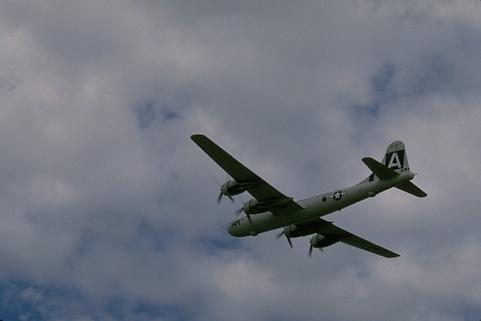
#> input picture 3096_color.jpg, 481 x 321 px
$ python q3.py 3096_color.jpg
#> lines starting #> are read from the running program, lines starting #| are printed output that depends on the picture
import cv2
import numpy as np
import colorsys
import argparse
import multiprocessing as mp
from matplotlib import pyplot as plt
from sklearn.preprocessing import minmax_scale
from sklearn.mixture import GaussianMixture

import q3_api as q3


def cross_validate_m(x, m, avg_log_likelihood):
    avg_log_likelihood[m - 1] = q3.cross_validate(x, m, 10)
    print('M = ' + str(m))


def main():
    # Parse image filename
    parser = argparse.ArgumentParser(description='Segment image.')
    parser.add_argument('image')
    args = parser.parse_args()

    # Preprocess image
    plane = cv2.imread(args.image)
#> plane is the input picture: shape (321, 481, 3); mean B, G, R 129.3, 118.3, 114
    cv2.imshow('Image', plane)
    cv2.waitKey()
    n_rows = plane.shape[0]
#> n_rows = 321
    n_columns = plane.shape[1]
#> n_columns = 481
    n = n_rows * n_columns
#> n = 154401
    x = np.zeros(shape=(n, 5))
    for r in range(n_rows):
        for c in range(n_columns):
            i = r * n_columns + c
            x[i][0] = r
            x[i][1] = c
            x[i][2] = plane[r][c][2]
            x[i][3] = plane[r][c][1]
            x[i][4] = plane[r][c][0]
    x = minmax_scale(x, feature_range=(0, 1))

    # Segment image 2 times
    gmm = GaussianMixture(n_components=2).fit(x)
    segments = gmm.predict(x)
    segmented_img = np.zeros(shape=(n_rows, n_columns, 3))
    for r in range(n_rows):
        for c in range(n_columns):
            i = r * n_columns + c
            HSV = [(j * 1.0 / 2, 0.5, 0.5) for j in range(2)]
            RGB = list(map(lambda j: colorsys.hsv_to_rgb(*j), HSV))
            segmented_img[r][c][0] = RGB[segments[i]][2]
            segmented_img[r][c][1] = RGB[segments[i]][1]
            segmented_img[r][c][2] = RGB[segments[i]][0]
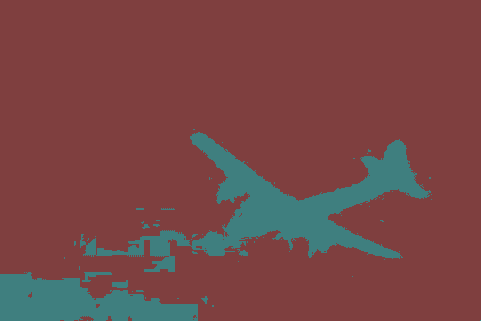
#> segmented_img: shape (321, 481, 3) float64; mean of channels 0, 1, 2 0.282, 0.282, 0.468; drawn as B, G, R
    cv2.imshow('Segmented Image M = 2', segmented_img)
    cv2.waitKey()
    plt.imsave('segment2.png', segmented_img)
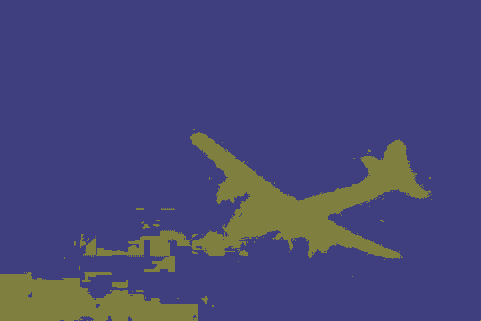
#> saved as segment2.png: shape (321, 481, 3); mean R, G, B 71.1, 71.1, 118.9

    # Cross-validate number of components
    workers = []
    manager = mp.Manager()
#> (the program exits here)
